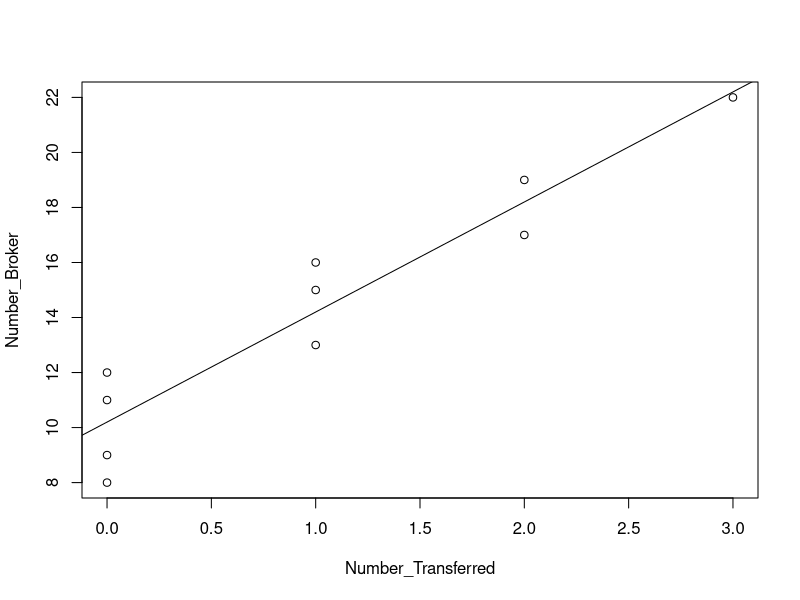

This chart was generated by the following R code:
#Chad Huntebrinker

#Load the library and data in to R
library(readxl)

excel_data <- read_excel("Airfreight_Breakage_Data.xlsx")

#Number_Broker ~ Number_Transferred
#Fit the model
model_4 <- lm(Number_Broker~Number_Transferred,data=excel_data)
sum_of_model_4 <- summary(model_4)

#Plot to see the graph
plot(Number_Broker~Number_Transferred, data = excel_data)
abline(model_4)

#Problem 2.15a
#Getting the mean breakage at X = 2 and 4.  Also getting a 99% confidence interval at those values too.
predict(model_4, data.frame(Number_Transferred=2),interval="confidence",level=0.99)

predict(model_4, data.frame(Number_Transferred=4),interval="confidence",level=0.99)

#Problem 2.15d
#Getting the boundary values of the 99 percent confidence band for the regression line at X = 2 and 4.
Y_hat2 <- predict(model_4, data.frame(Number_Transferred=2))
Y_hat4 <- predict(model_4, data.frame(Number_Transferred=4))

W <- sqrt(2*qf(1-0.01,2,10-2))

CI2 <- predict(model_4, se.fit = TRUE, data.frame(Number_Transferred=2), interval = "confidence", level = 0.99)
lower_bound2 <- Y_hat2 - W * CI2$se.fit
upper_bound2 <- Y_hat2 + W * CI2$se.fit

CI4 <- predict(model_4, se.fit = TRUE, data.frame(Number_Transferred=4), interval = "confidence", level = 0.99)
lower_bound4 <- Y_hat4 - W * CI4$se.fit
upper_bound4 <- Y_hat4 + W * CI4$se.fit

#We find that both of these confidence bands are wider than the confidence
#interval in part a and we would expect that.